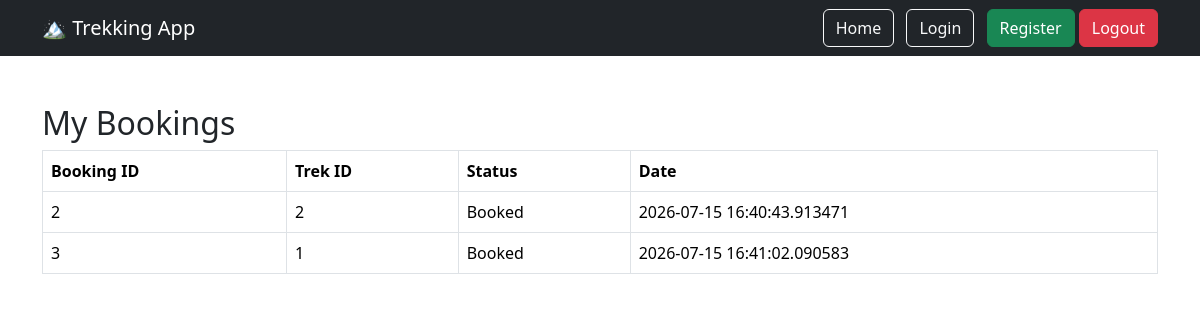
Page /user/bookings (signed in) on the committed database.
### models/booking.py (models this page shows)
class Booking(db.Model):
    __tablename__ = "bookings"
    id = db.Column( db.Integer,primary_key=True)
    user_id = db.Column( db.Integer,db.ForeignKey("users.id"))
    trek_id = db.Column( db.Integer, db.ForeignKey("treks.id"))
    booking_date = db.Column( db.DateTime, default=datetime.utcnow)
    status = db.Column( db.String(20), default="Booked")
    user = db.relationship("User", backref="bookings")
    trek = db.relationship("Trek", backref="bookings")

### routes/user.py (the view)
@user.route("/user/bookings")
@login_required
def my_bookings():
    bookings = Booking.query.filter_by(
        user_id=current_user.id
    ).all()
    return render_template(
        "user/bookings.html",
        bookings=bookings
    )

### app.py (called while the page is built)
@login_manager.user_loader
def load_user(user_id):
    return User.query.get(int(user_id))

### templates/user/bookings.html
{% extends "base.html" %}
{% block content %}
<h2>My Bookings</h2>
<table class="table table-bordered">
    <tr>
        <th>Booking ID</th>
        <th>Trek ID</th>
        <th>Status</th>
        <th>Date</th>
    </tr>
    {% for booking in bookings %}
    <tr>
        <td>{{ booking.id }}</td>
        <td>{{ booking.trek_id }}</td>
        <td>{{ booking.status }}</td>
        <td>{{ booking.booking_date }}</td>
    </tr>
    {% endfor %}
</table>
{% endblock %}

### rows in the picture
Booking: id "2", trek_id "2", status "Booked", booking_date "2026-07-15 16:40:43.913471"
Booking: id "3", trek_id "1", status "Booked", booking_date "2026-07-15 16:41:02.090583"
